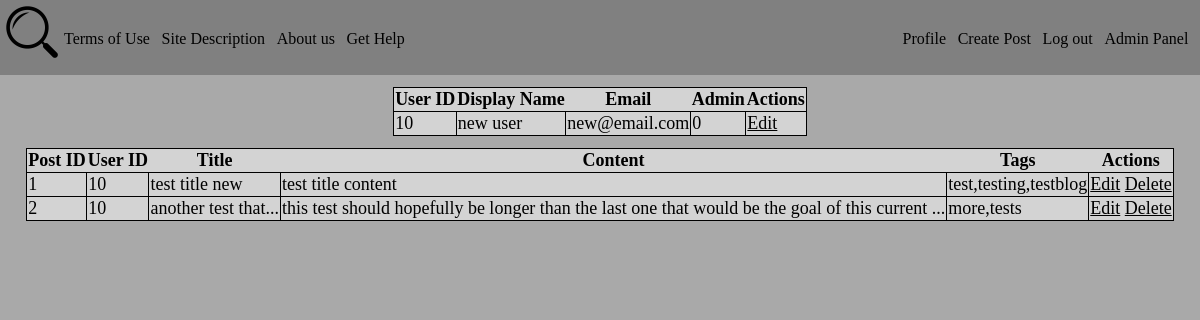
Page /admin.php (signed in) on the earlier database version.
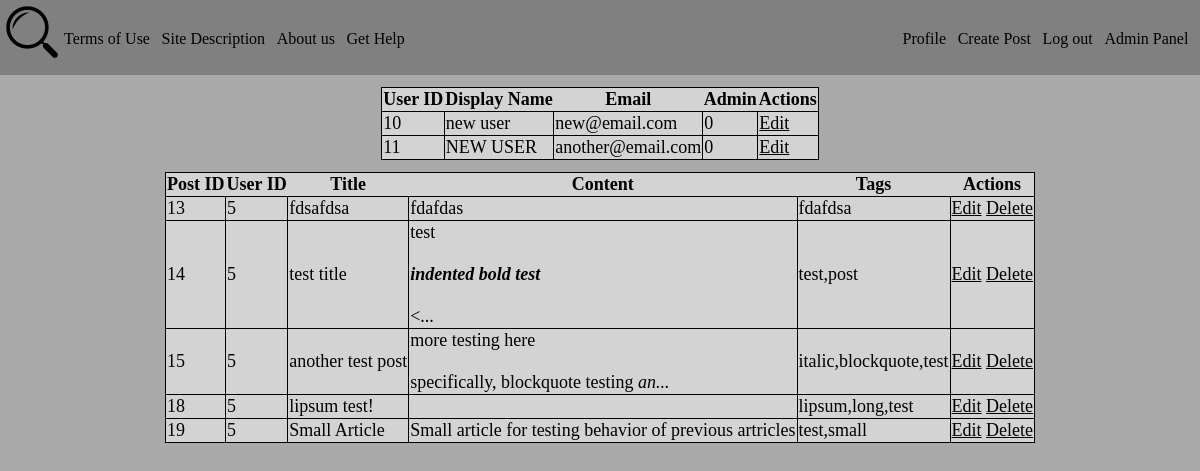
Same page on the later database version.
### tables this page shows
CREATE TABLE `users` (
  `userid` int(11) NOT NULL,
  `display_name` varchar(30) NOT NULL,
  `is_admin` tinyint(1) NOT NULL DEFAULT 0,
  `email` varchar(50) NOT NULL,
  `password` varchar(32) NOT NULL,
  `theme` enum('light','dark','christmas') NOT NULL DEFAULT 'light'
);

CREATE TABLE `posts` (
  `postid` int(11) NOT NULL,
  `userid` int(11) NOT NULL,
  `title` varchar(50) NOT NULL,
  `content` varchar(20000) NOT NULL,
  `tags` varchar(500) DEFAULT NULL
);

### admin.php (the view, shortened to what this page needs)
<!DOCTYPE html>
<html>
    <head>
        <link rel="stylesheet" href="css/styles.css" />
        <link rel="stylesheet" href="css/admin.css" />
        <link rel="stylesheet" href="css/<?php
            if(isset($_SESSION["theme"])) {
                echo $_SESSION["theme"];
            } else {
                echo "light";
            }
        ?>.css" />
    </head>
    <body>
        <?php
            include_once("navbar.php");
        ?>
        <table class='show-users'>
            <tr>
                <th>User ID</th>
                <th>Display Name</th>
                <th>Email</th>
                <th>Admin</th>
                <th>Actions</th>
            </tr>
            <?php
                $db = db_connect();
                $query = $db->query("SELECT userid, display_name, email, is_admin FROM users WHERE NOT userid=" . $_SESSION["userid"]
                    . " ORDER BY userid ASC");
                while($row = $query->fetch_assoc()) {
                    printf("<tr>
                            <td>%s</td>
                            <td>%s</td>
                            <td>%s</td>
                            <td>%s</td>
                            <td>
                                <a href='edit_user.php?id=%s'>Edit</a>
                            </td>
                        </tr>", $row["userid"], $row["display_name"], $row["email"], $row["is_admin"], $row["userid"]);
                }
            ?>
        </table>
        <table class='show-posts'>
            <tr>
                <th>Post ID</th>
                <th>User ID</th>
                <th>Title</th>
                <th>Content</th>
                <th>Tags</th>
                <th>Actions</th>
            </tr>
            <?php
                $query = $db->query("SELECT postid, userid, title, content, tags FROM posts ORDER BY postid ASC");
                while($row = $query->fetch_assoc()) {
                    $title = $row["title"];
                    $content = $row["content"];
                    if(strlen($title) > 20) {
                        $title = substr_replace($title, "...", 17);
                    }
                    if(strlen($content) > 100) {
                        $content = substr_replace($content, "...", 97);
                    }
                    printf("<tr>
                            <td>%s</td>
                            <td>%s</td>
                            <td>%s</td>
                            <td>%s</td>
                            <td>%s</td>
                            <td>
                                <a href='edit_post.php?postid=%s'>Edit</a>
                                <a href='delete_post.php?postid=%s'>Delete</a>
                            </td>
                        </tr>", $row["postid"], $row["userid"], $title, $content, $row["tags"], $row["postid"], $row["postid"]);
                }
            ?>
        </table>
    </body>
</html>

### navbar.php
<?php
    $admin = "";
    if(isset($_SESSION["email"])) {
        $logoutOrRegister = "<a href='logout.php'>Log out</a>";
        if($_SESSION["is_admin"] === "1") {
            $admin = "<li class = 'right-nav'>
                    <a href='admin.php'>Admin Panel</a>
                </li>";
        }
    }
    else
        $logoutOrRegister = "<a href='login.php'>Log in/Register</a>";
    echo '
        <div class="top-banner">
            <nav>
                <a href="index.php">
                    <img src="imgs/search-icon.png" />
                </a>
                <ul>
                    <li>
                        <a href="termsOfUse.php">Terms of Use</a>
                    </li>
                    <li>
                        <a href="siteDescription.php">Site Description</a>
                    </li>
                    <li>
                        <a href="aboutUs.php">About us</a>
                    </li>
                    <li>
                        <a href="help.php">Get Help</a>
                    </li>' .
                    $admin .
                    '<li class="right-nav"> ' .
                        $logoutOrRegister .
                    '</li>
                    <li class="right-nav">
                        <a href="create.php">Create Post</a>
                    </li>
                    <li class="right-nav">
                        <a href="profile.php">Profile</a>
                    </li>
                </ul>
            </nav>
        </div>
    ';
?>

### css/styles.css (style rules this page uses)
* { margin: 0; }
div.top-banner { position: relative; width: 100%; height: 75px; }
div.top-banner nav { display: block; }
div.top-banner ul { list-style-type: none; margin: 0; }
div.top-banner li { float: left; padding-top: 30px; padding-right: 1%; }
div.top-banner nav ul li a { text-decoration: none; text-align: center; padding-top: 30px; padding-bottom: 28px; }
div.top-banner nav > a { float: left; }
div.top-banner nav ul li.right-nav { float: right; }
table { font-size: large; }

### css/admin.css (style rules this page uses)
table { margin-top: 1%; margin-left: auto; margin-right: auto; border-collapse: collapse; border: 1px solid black; }
.show-posts { border: 1px solid black; }
tr { border: 0.5px solid black; }
td { border: 1px solid black; }

### css/dark.css (style rules this page uses)
a { color: black; }
div.top-banner { background-color: gray; }
div.top-banner nav > a { color: black; }
body { background-color: darkgray; }
table { background-color: lightgray; }

Differences in the rows shown:
removed posts: postid "1", userid "10", title "test title new", content "test title content", tags "test,testing,testblog"
removed posts: postid "2", userid "10", title "another test that...", content "this test should hopefully be longer than the last one that would be the goal of this current ...", tags "more,tests"
added users: userid "11", display_name "NEW USER", email "another@email.com", is_admin "0"
added posts: postid "13", userid "5", title "fdsafdsa", content "fdafdas", tags "fdafdsa"
added posts: postid "14", userid "5", title "test title", content "test indented bold test <...", tags "test,post"
added posts: postid "15", userid "5", title "another test post", content "more testing here specifically, blockquote testing an...", tags "italic,blockquote,test"
added posts: postid "18", userid "5", title "lipsum test!", tags "lipsum,long,test"
added posts: postid "19", userid "5", title "Small Article", content "Small article for testing behavior of previous artricles", tags "test,small"
